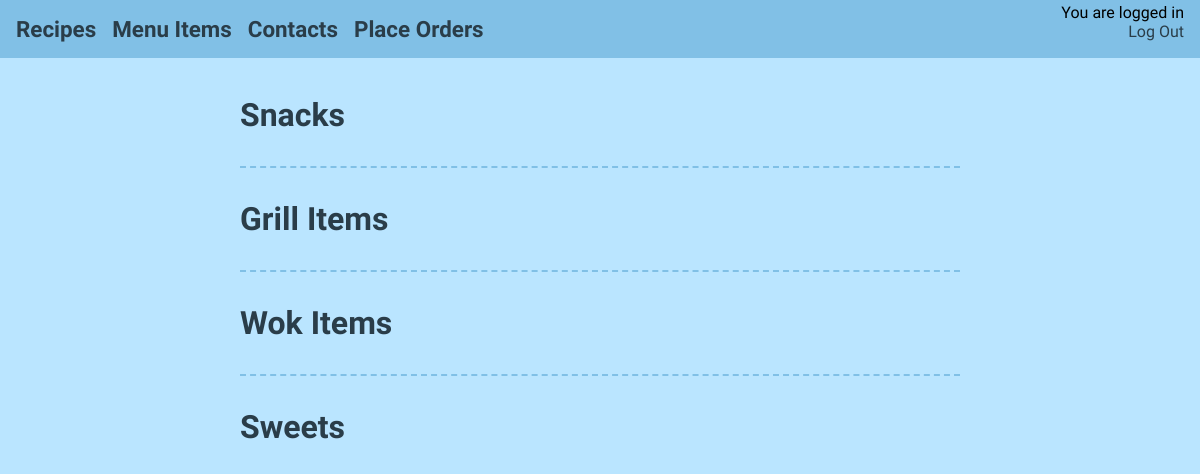
The app's page /menu_items (signed in), older data.
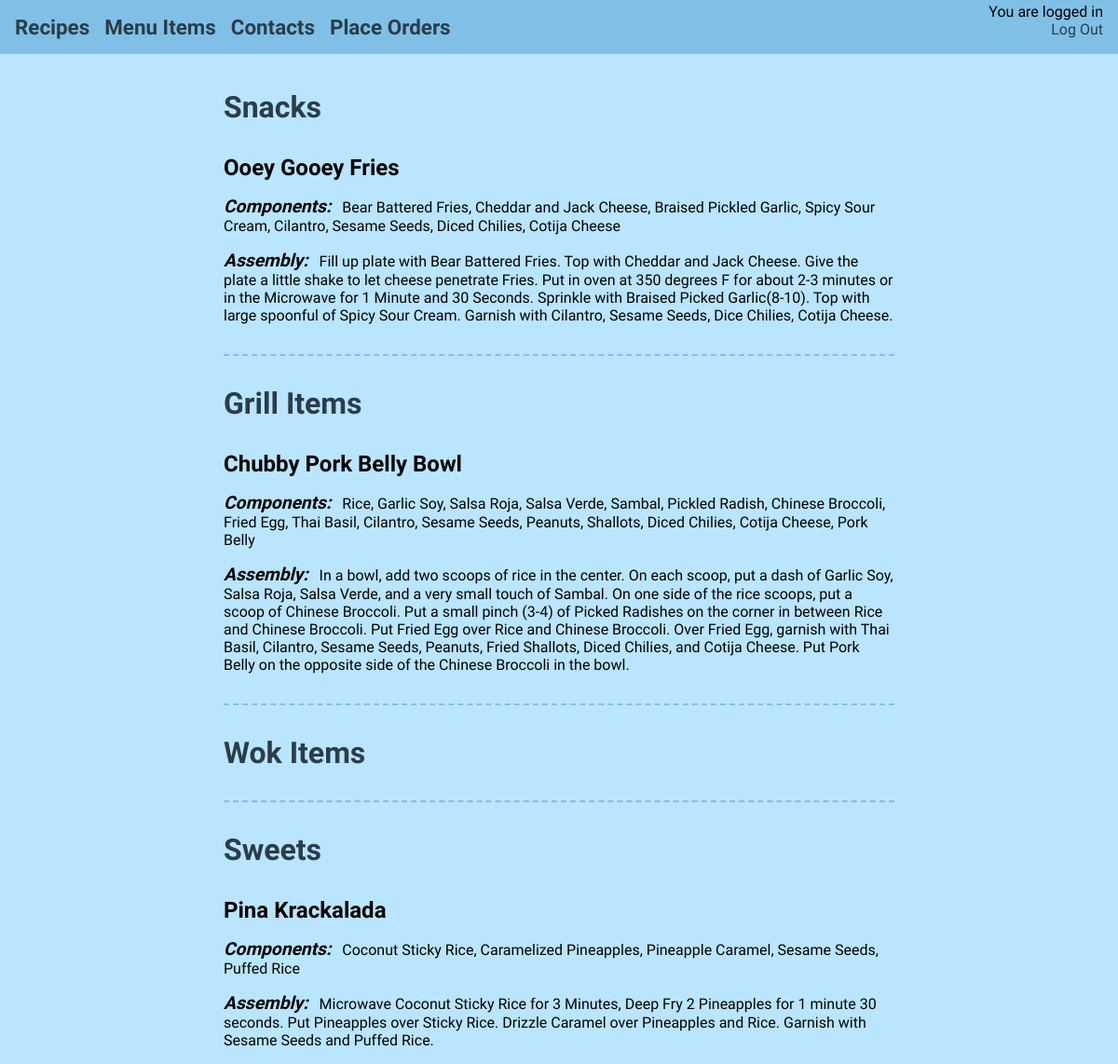
The same page, newer data.
### manager_guide/models.py (models this page shows, shortened)
class MenuItem(models.Model):
	name = models.CharField(max_length=100)
	section = models.CharField(choices=section_choices,max_length=100)
	components = models.TextField()
	assembly = models.TextField()

### manager_guide/views.py (the view)
# urls.py: url(r'^menu_items$', views.menu_items, name='menu_items'),
@login_required
def menu_items(request):
	snacks = MenuItem.objects.filter(section='Snacks').order_by('name')
	grills = MenuItem.objects.filter(section='Grill').order_by('name')
	woks = MenuItem.objects.filter(section='Wok').order_by('name')
	sweets = MenuItem.objects.filter(section='Sweets').order_by('name')
	return render(request, 'manager_guide/menu_items.html', {'snacks':snacks,
												'grills':grills,
												'woks':woks,
												'sweets':sweets})

### manager_guide/templates/manager_guide/menu_items.html (shortened to what this page needs)
{% extends 'manager_guide/base2.html' %}
{% block content %}
	<div id="content_box">
		<div id="menu_tag">
			<h1>Snacks</h1>
			{% for snack in snacks %}
			<div class="menu_items">
				<h2>{{ snack.name }}</h2>
				<p><em>Components:</em> {{ snack.components }}</p>
				<p><em>Assembly:</em> {{ snack.assembly }}</p>
			</div>
			{% endfor %}
			<center><hr /></center>
			<h1>Grill Items</h1>
			{% for grill in grills %}
			<div class="menu_items">
				<h2>{{ grill.name }}</h2>
				<p><em>Components:</em> {{ grill.components }}</p>
				<p><em>Assembly:</em> {{ grill.assembly }}</p>
			</div>
			{% endfor %}
			<center><hr /></center>
			<h1>Wok Items</h1>
			<center><hr /></center>
			<h1>Sweets</h1>
			{% for sweet in sweets %}
			<div class="menu_items">
				<h2>{{ sweet.name }}</h2>
				<p><em>Components:</em> {{ sweet.components }}</p>
				<p><em>Assembly:</em> {{ sweet.assembly }}</p>
			</div>
			{% endfor %}
		</div>
	</div>
{% endblock %}

Row changes from the older to the newer data that the page shows:
added MenuItem: name "Ooey Gooey Fries", components "Bear Battered Fries, Cheddar and Jack Cheese, Braised Pickled Garlic, Spicy Sour Cream, Cilantro, Sesame Seeds, Diced Chilies, Cotija Cheese", assembly "Fill up plate with Bear Battered Fries. Top with Cheddar and Jack Cheese. Give the plate a little shake to let cheese penetrate Fries. Put in oven at 350 degrees F for about 2-3 minutes or in the Microwave for 1 Minute and 30 Seconds. Sprinkle with Braised Picked Garlic(8-10). Top with large spoonful of Spicy Sour Cream. Garnish with Cilantro, Sesame Seeds, Dice Chilies, Cotija Cheese.", shown under "Snacks"
added MenuItem: name "Chubby Pork Belly Bowl", components "Rice, Garlic Soy, Salsa Roja, Salsa Verde, Sambal, Pickled Radish, Chinese Broccoli, Fried Egg, Thai Basil, Cilantro, Sesame Seeds, Peanuts, Shallots, Diced Chilies, Cotija Cheese, Pork Belly", assembly "In a bowl, add two scoops of rice in the center. On each scoop, put a dash of Garlic Soy, Salsa Roja, Salsa Verde, and a very small touch of Sambal. On one side of the rice scoops, put a scoop of Chinese Broccoli. Put a small pinch (3-4) of Picked Radishes on the corner in between Rice and Chinese Broccoli. Put Fried Egg over Rice and Chinese Broccoli. Over Fried Egg, garnish with Thai Basil, Cilantro, Sesame Seeds, Peanuts, Fried Shallots, Diced Chilies, and Cotija Cheese. Put Pork Belly on the opposite side of the Chinese Broccoli in the bowl.", shown under "Grill Items"
added MenuItem: name "Pina Krackalada", components "Coconut Sticky Rice, Caramelized Pineapples, Pineapple Caramel, Sesame Seeds, Puffed Rice", assembly "Microwave Coconut Sticky Rice for 3 Minutes, Deep Fry 2 Pineapples for 1 minute 30 seconds. Put Pineapples over Sticky Rice. Drizzle Caramel over Pineapples and Rice. Garnish with Sesame Seeds and Puffed Rice.", shown under "Sweets"
